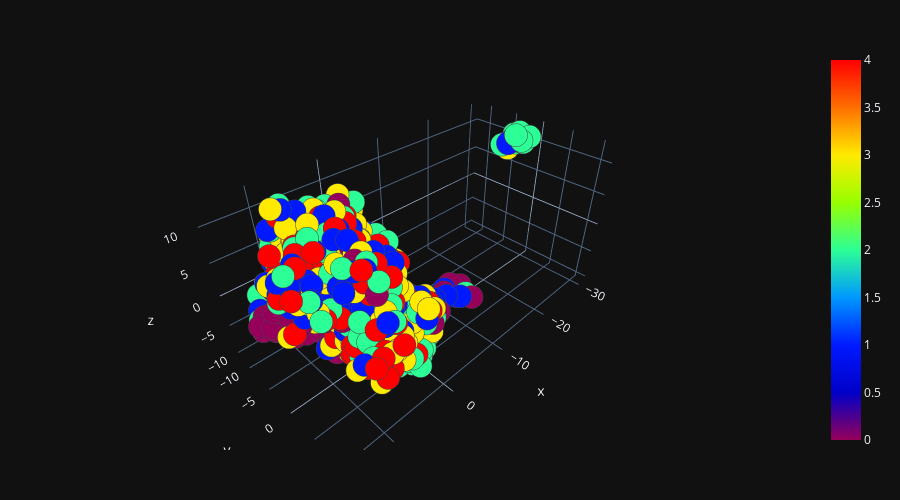

Here is the notebook cell this chart was saved with:
### Code cell
embedding_dep_3D = umap.UMAP(n_components=3, n_neighbors=4, min_dist=2, spread=2).fit_transform(df_dep_concat.values)
plot_3d(embedding_dep_3D[:, 0], embedding_dep_3D[:, 1], embedding_dep_3D[:, 2], y_scale.flatten())

### Figure 1 — Plotly figure (JSON) as saved in the notebook; plotly's stock layout.template omitted (floating-point values rounded to 4 significant figures; data arrays with more than 128 entries replaced by an {"elided": "..."} marker saying what was removed)
{"data": [{"marker": {"color": {"elided": "976 int values"}, "colorscale": [[0, "rgb(150,0,90)"], [0.125, "rgb(0,0,200)"], [0.25, "rgb(0,25,255)"], [0.375, "rgb(0,152,255)"], [0.5, "rgb(44,255,150)"], [0.625, "rgb(151,255,0)"], [0.75, "rgb(255,234,0)"], [0.875, "rgb(255,111,0)"], [1, "rgb(255,0,0)"]], "line": {"width": 1}, "opacity": 1, "showscale": true, "size": 8}, "mode": "markers", "type": "scatter3d", "x": {"elided": "976 float values"}, "y": {"elided": "976 float values"}, "z": {"elided": "976 float values"}}], "layout": {"height": 500, "margin": {"b": 50, "l": 50, "r": 50, "t": 50}, "width": 900}}
